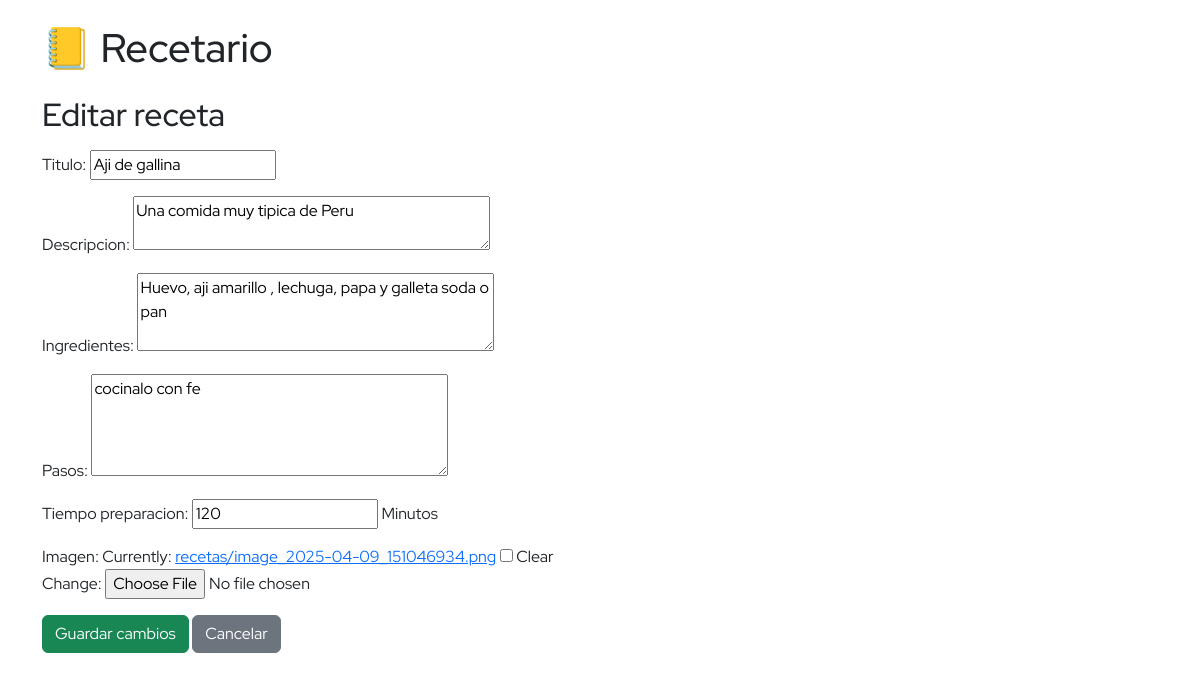
The app's page /receta/2/editar/ with its own data.
### core/models.py (models this page shows, shortened)
class Receta(models.Model):
    titulo = models.CharField(max_length=200)
    descripcion = models.TextField()
    ingredientes = models.TextField()
    pasos = models.TextField()
    tiempo_preparacion = models.IntegerField(help_text="Minutos")
    imagen = models.ImageField(upload_to='recetas/', null=True, blank=True)
    creado = models.DateTimeField(auto_now_add=True)

### core/views.py (the view)
# urls.py: path('receta/<int:receta_id>/editar/', views.editar_receta, name='editar_receta'),
def editar_receta(request, receta_id):
    receta = get_object_or_404(Receta, id=receta_id)
    if request.method == 'POST':
        form = RecetaForm(request.POST, request.FILES, instance=receta)
        if form.is_valid():
            form.save()
            return redirect('detalle_receta', receta_id=receta.id)
    else:
        form = RecetaForm(instance=receta)
    return render(request, 'core/editar_receta.html', {'form': form, 'receta': receta})

### core/forms.py
class RecetaForm(forms.ModelForm):
    class Meta:
        model = Receta
        fields = ['titulo', 'descripcion', 'ingredientes', 'pasos', 'tiempo_preparacion', 'imagen']
        widgets = {
            'descripcion': forms.Textarea(attrs={'rows': 2}),
            'ingredientes': forms.Textarea(attrs={'rows': 3}),
            'pasos': forms.Textarea(attrs={'rows': 4}),
        }

### core/templates/core/editar_receta.html (shortened to what this page needs)
{% extends 'core/base.html' %}
{% block content %}
<h2>Editar receta</h2>
<form method="post" enctype="multipart/form-data" class="mt-3">
    {{ form.as_p }}
    <button type="submit" class="btn btn-success">Guardar cambios</button>
    <a href="{% url 'detalle_receta' receta.id %}" class="btn btn-secondary">Cancelar</a>
</form>
{% endblock %}

### core/static/core/styles.css (style rules this page uses)
* { font-family: "Red Hat Display", sans-serif; }

### records on screen
Receta: titulo "Aji de gallina", descripcion "Una comida muy tipica de Peru", ingredientes "Huevo, aji amarillo , lechuga, papa y galleta soda o pan", pasos "cocinalo con fe", tiempo_preparacion "120"
